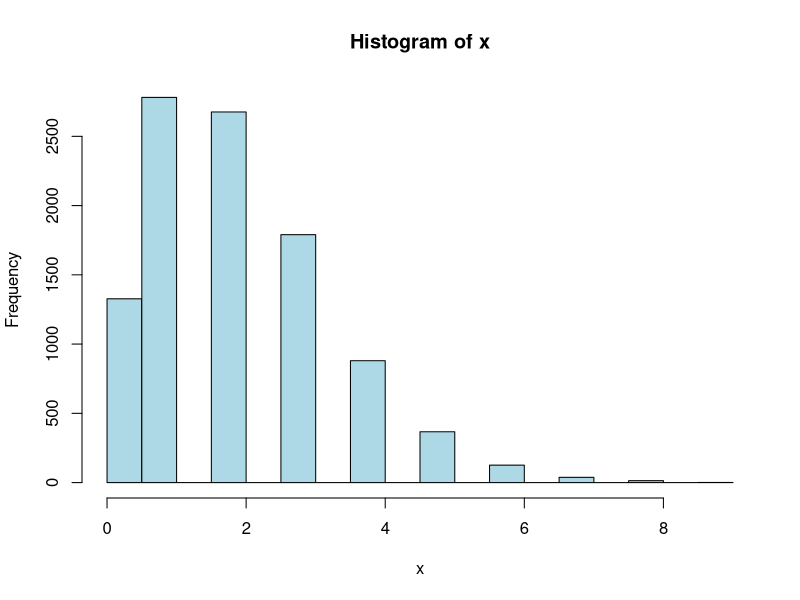
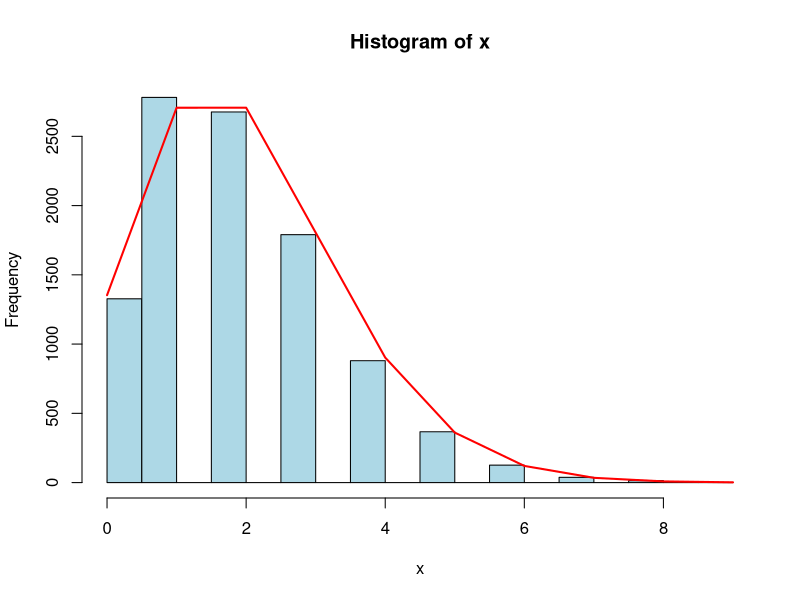

Generate these figures, in order, with R:
set.seed(100)
x <- rpois(n = 10000, lambda = 2)
hist(x,col = 'lightblue')

getwd()

# the log-likelihood is the function of lambda and the data

poissonLogLik <- function(lambda,data){
  #total number of observations
  n = length(data)
  #equation
  logLik = (sum(data)*log(lambda)-n*lambda)
}




# using optim fn to find the max

mle <- optim(par=1,fn=poissonLogLik,data=x,control = list(fnscale=-1))
mle

##Error## for optim
# Warning message:
#In optim(par = 1, fn = poissonLogLik, data = x, control = list(fnscale = -1)) :
#one-dimensional optimization by Nelder-Mead is unreliable:
#use "Brent" or optimize() directly

# observed value
table(x)

# expected values
expected = dpois(x= min(x):max(x),lambda = mle$par)*10000   # x = 0:9, par$mle = 2.00019
expected

#observed
hist(x,col = 'lightblue')

#expected
lines(min(x):max(x), expected, col= 'red', lwd=2)
